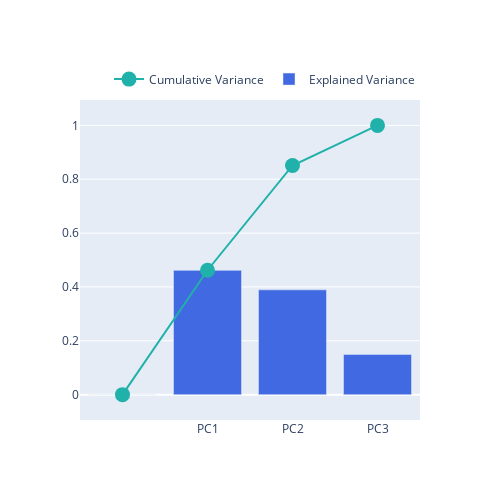

The notebook cell saved with this chart:
### Code cell
# Generate a bar and line chart for explained and cumulative variance for the principal components.
fig = go.Figure()

fig.add_trace(
    go.Scatter(
        name="Cumulative Variance",
        x=df_explained_variance['PC'],
        y=df_explained_variance['Cumulative Variance'],
        marker=dict(size=15, color="LightSeaGreen")
    )
)

fig.add_trace(
    go.Bar(
        name="Explained Variance",
        x=df_explained_variance['PC'],
        y=df_explained_variance['Explained Variance'],
        marker=dict(color="RoyalBlue")                        
    )
)

fig.update_layout(width=500, height=500, legend=dict(orientation="h", yanchor="bottom", y=1.02, xanchor="right", x=1))
# fig.update_traces(texttemplate='%{text:.3f}', textposition='outside')
fig.show()

### Figure 1 — Plotly figure (JSON) as saved in the notebook; plotly's stock layout.template omitted (floating-point values rounded to 4 significant figures)
{"data": [{"marker": {"color": "LightSeaGreen", "size": 15}, "name": "Cumulative Variance", "type": "scatter", "x": ["", "PC1", "PC2", "PC3"], "y": [0.0, 0.462, 0.851, 1.0]}, {"marker": {"color": "RoyalBlue"}, "name": "Explained Variance", "type": "bar", "x": ["", "PC1", "PC2", "PC3"], "y": [0.0, 0.4615, 0.3892, 0.1493]}], "layout": {"height": 500, "legend": {"orientation": "h", "x": 1, "xanchor": "right", "y": 1.02, "yanchor": "bottom"}, "width": 500}}
